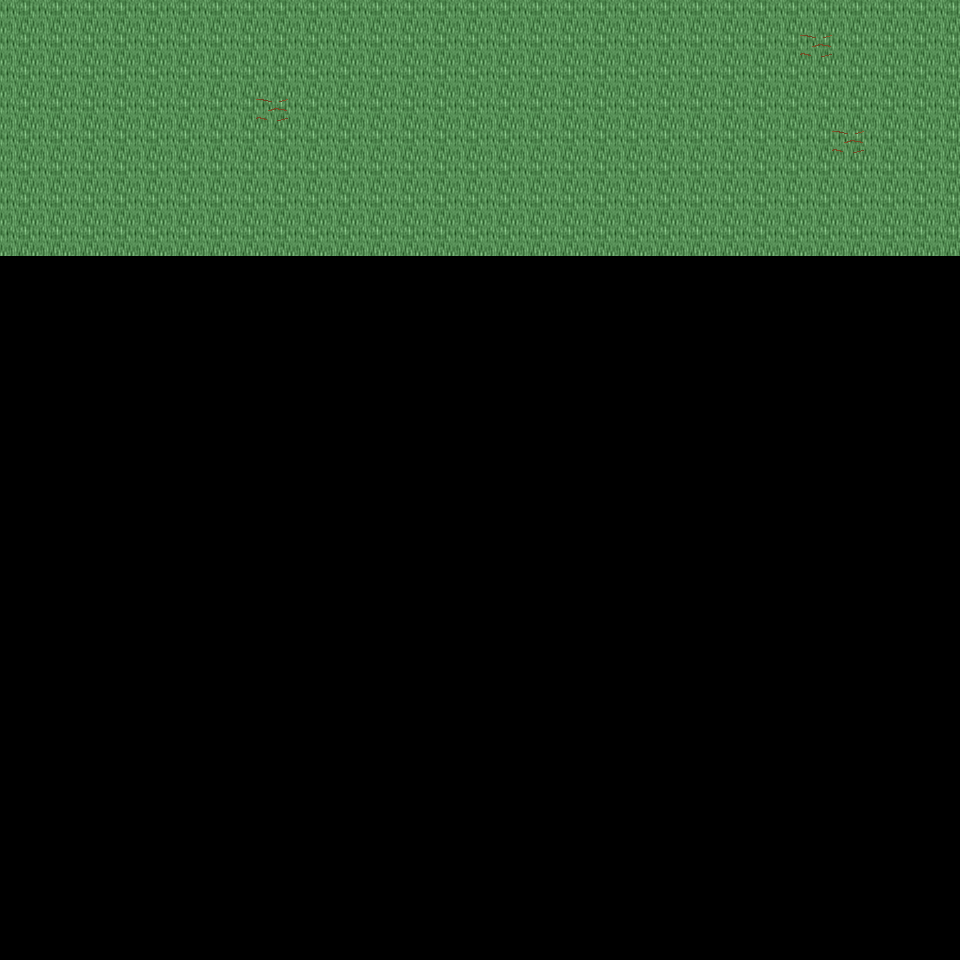

The image is a tile-based game level rendered from a .tmx file. Its description and source (layers, tilesets, objects; grid data summarised) follow:
An orthogonal 30x30 tile map with 32x32 px tiles, 6 tile layers (Ground, Object, Object2, Above, ...), 50 tilesets and 2 objects (2x mapExit).

<map version="1.0" orientation="orthogonal" renderorder="right-down" width="30" height="30" tilewidth="32" tileheight="32" nextobjectid="3">
  <tileset firstgid="1" name="tileset_ground_ground" tilewidth="32" tileheight="32" tilecount="33" columns="3">
    <image source="../drawable/tileset_ground_ground.png" width="96" height="352" />
  </tileset>
  <tileset firstgid="34" name="tileset_building_castle" tilewidth="32" tileheight="32" tilecount="320" columns="20">
    <image source="../drawable/tileset_building_castle.png" width="640" height="512" />
  </tileset>
  <tileset firstgid="354" name="tileset_furniture_carpet_carpets_2" tilewidth="32" tileheight="32" tilecount="20" columns="4">
    <image source="../drawable/tileset_furniture_carpet_carpets_2.png" width="128" height="160" />
  </tileset>
  <tileset firstgid="374" name="tileset_ground_indoor_tiles" tilewidth="32" tileheight="32" tilecount="8" columns="2">
    <image source="../drawable/tileset_ground_indoor_tiles.png" width="64" height="128" />
  </tileset>
  <tileset firstgid="382" name="tileset_building_entrance_int_iron_bars" tilewidth="32" tileheight="32" tilecount="12" columns="3">
    <image source="../drawable/tileset_building_entrance_int_iron_bars.png" width="96" height="128" />
  </tileset>
  <tileset firstgid="394" name="tileset_plant_bush_hedge" tilewidth="32" tileheight="32" tilecount="35" columns="5">
    <image source="../drawable/tileset_plant_bush_hedge.png" width="160" height="224" />
  </tileset>
  <tileset firstgid="429" name="tileset_building_church" tilewidth="32" tileheight="32" tilecount="56" columns="8">
    <image source="../drawable/tileset_building_church.png" width="256" height="224" />
  </tileset>
  <tileset firstgid="485" name="tileset_logic_collision" tilewidth="32" tileheight="32" tilecount="1" columns="1">
    <image source="../drawable/tileset_logic_collision.png" width="32" height="32" />
  </tileset>
  <tileset firstgid="486" name="tileset_logic_item_vegetable" tilewidth="32" tileheight="32" tilecount="16" columns="8">
    <image source="../drawable/tileset_logic_item_vegetable.png" width="256" height="64" />
  </tileset>
  <tileset firstgid="502" name="tileset_ground_rock_rocks" tilewidth="32" tileheight="32" tilecount="4" columns="2">
    <image source="../drawable/tileset_ground_rock_rocks.png" width="64" height="64" />
  </tileset>
  <tileset firstgid="506" name="tileset_item_corpse_huge_animal" tilewidth="32" tileheight="32" tilecount="16" columns="2">
    <image source="../drawable/tileset_item_corpse_huge_animal.png" width="64" height="256" />
  </tileset>
  <tileset firstgid="522" name="tileset_plant_tree_dead_tree_4" tilewidth="32" tileheight="32" tilecount="20" columns="4">
    <image source="../drawable/tileset_plant_tree_dead_tree_4.png" width="128" height="160" />
  </tileset>
  <tileset firstgid="542" name="tileset_logic_creature_undead" tilewidth="32" tileheight="32" tilecount="16" columns="8">
    <image source="../drawable/tileset_logic_creature_undead.png" width="256" height="64" />
  </tileset>
  <tileset firstgid="558" name="tileset_plant_tree_dead_tree_2" tilewidth="32" tileheight="32" tilecount="20" columns="4">
    <image source="../drawable/tileset_plant_tree_dead_tree_2.png" width="128" height="160" />
  </tileset>
  <tileset firstgid="578" name="tileset_item_gothic_headstone_2" tilewidth="32" tileheight="32" tilecount="3" columns="1">
    <image source="../drawable/tileset_item_gothic_headstone_2.png" width="32" height="96" />
  </tileset>
  <tileset firstgid="581" name="tileset_building_house_3" tilewidth="32" tileheight="32" tilecount="48" columns="6">
    <image source="../drawable/tileset_building_house_3.png" width="192" height="256" />
  </tileset>
  <tileset firstgid="629" name="tileset_object_scarecrow" tilewidth="32" tileheight="32" tilecount="2" columns="1">
    <image source="../drawable/tileset_object_scarecrow.png" width="32" height="64" />
  </tileset>
  <tileset firstgid="631" name="tileset_plant_tree_fall_trees" tilewidth="32" tileheight="32" tilecount="40" columns="8">
    <image source="../drawable/tileset_plant_tree_fall_trees.png" width="256" height="160" />
  </tileset>
  <tileset firstgid="671" name="tileset_logic_creature_undead_fallen" tilewidth="32" tileheight="32" tilecount="16" columns="8">
    <image source="../drawable/tileset_logic_creature_undead_fallen.png" width="256" height="64" />
  </tileset>
  <tileset firstgid="687" name="tileset_building_decoration_orbpedestal" tilewidth="32" tileheight="32" tilecount="2" columns="1">
    <image source="../drawable/tileset_building_decoration_orbpedestal.png" width="32" height="64" />
  </tileset>
  <tileset firstgid="689" name="tileset_ground_rock_rocks_3" tilewidth="32" tileheight="32" tilecount="16" columns="4">
    <image source="../drawable/tileset_ground_rock_rocks_3.png" width="128" height="128" />
  </tileset>
  <tileset firstgid="705" name="tileset_plant_tree_chestnut_tree" tilewidth="32" tileheight="32" tilecount="20" columns="4">
    <image source="../drawable/tileset_plant_tree_chestnut_tree.png" width="128" height="160" />
  </tileset>
  <tileset firstgid="725" name="tileset_plant_stump_hollow_logs" tilewidth="32" tileheight="32" tilecount="6" columns="3">
    <image source="../drawable/tileset_plant_stump_hollow_logs.png" width="96" height="64" />
  </tileset>
  <tileset firstgid="731" name="tileset_logic_creature_golem" tilewidth="32" tileheight="32" tilecount="4" columns="4">
    <image source="../drawable/tileset_logic_creature_golem.png" width="128" height="32" />
  </tileset>
  <tileset firstgid="735" name="tileset_ground_grass_edges" tilewidth="32" tileheight="32" tilecount="36" columns="12">
    <image source="../drawable/tileset_ground_grass_edges.png" width="384" height="96" />
  </tileset>
  <tileset firstgid="771" name="tileset_ground_grass_corners" tilewidth="32" tileheight="32" tilecount="24" columns="6">
    <image source="../drawable/tileset_ground_grass_corners.png" width="192" height="128" />
  </tileset>
  <tileset firstgid="795" name="tileset_ground_water_pool" tilewidth="32" tileheight="32" tilecount="72" columns="3">
    <image source="../drawable/tileset_ground_water_pool.png" width="96" height="768" />
  </tileset>
  <tileset firstgid="867" name="tileset_ground_earth_edges" tilewidth="32" tileheight="32" tilecount="18" columns="6">
    <image source="../drawable/tileset_ground_earth_edges.png" width="192" height="96" />
  </tileset>
  <tileset firstgid="885" name="tileset_logic_creature_ent" tilewidth="32" tileheight="32" tilecount="4" columns="4">
    <image source="../drawable/tileset_logic_creature_ent.png" width="128" height="32" />
  </tileset>
  <tileset firstgid="889" name="tileset_plant_leaves" tilewidth="32" tileheight="32" tilecount="8" columns="4">
    <image source="../drawable/tileset_plant_leaves.png" width="128" height="64" />
  </tileset>
  <tileset firstgid="897" name="tileset_object_well_hoist" tilewidth="32" tileheight="32" tilecount="9" columns="3">
    <image source="../drawable/tileset_object_well_hoist.png" width="96" height="96" />
  </tileset>
  <tileset firstgid="906" name="tileset_building_stairs_grey_stone_stairs_down" tilewidth="32" tileheight="32" tilecount="6" columns="3">
    <image source="../drawable/tileset_building_stairs_grey_stone_stairs_down.png" width="96" height="64" />
  </tileset>
  <tileset firstgid="912" name="tileset_ground_green_paving" tilewidth="32" tileheight="32" tilecount="18" columns="3">
    <image source="../drawable/tileset_ground_green_paving.png" width="96" height="192" />
  </tileset>
  <tileset firstgid="930" name="tileset_plant_tree_tree_darkgreen" tilewidth="32" tileheight="32" tilecount="88" columns="8">
    <image source="../drawable/tileset_plant_tree_tree_darkgreen.png" width="256" height="352" />
  </tileset>
  <tileset firstgid="1018" name="tileset_light_dim_light_7x5" tilewidth="32" tileheight="32" tilecount="35" columns="7">
    <image source="../drawable/tileset_light_dim_light_7x5.png" width="224" height="160" />
  </tileset>
  <tileset firstgid="1053" name="tileset_furniture_light_lamp_bronze" tilewidth="32" tileheight="32" tilecount="3" columns="1">
    <image source="../drawable/tileset_furniture_light_lamp_bronze.png" width="32" height="96" />
  </tileset>
  <tileset firstgid="1056" name="tileset_light_light_5x5" tilewidth="32" tileheight="32" tilecount="25" columns="5">
    <image source="../drawable/tileset_light_light_5x5.png" width="160" height="160" />
  </tileset>
  <tileset firstgid="1081" name="tileset_plant_tree_pine_tree" tilewidth="32" tileheight="32" tilecount="20" columns="4">
    <image source="../drawable/tileset_plant_tree_pine_tree.png" width="128" height="160" />
  </tileset>
  <tileset firstgid="1101" name="tileset_plant_tree_pine_tree_1" tilewidth="32" tileheight="32" tilecount="20" columns="4">
    <image source="../drawable/tileset_plant_tree_pine_tree_1.png" width="128" height="160" />
  </tileset>
  <tileset firstgid="1121" name="tileset_furniture_chair_bench_wooden" tilewidth="32" tileheight="32" tilecount="8" columns="2">
    <image source="../drawable/tileset_furniture_chair_bench_wooden.png" width="64" height="128" />
  </tileset>
  <tileset firstgid="1129" name="tileset_plant_flower_flowers_mixed" tilewidth="32" tileheight="32" tilecount="16" columns="4">
    <image source="../drawable/tileset_plant_flower_flowers_mixed.png" width="128" height="128" />
  </tileset>
  <tileset firstgid="1145" name="tileset_building_thatched_roof_cottage1" tilewidth="32" tileheight="32" tilecount="20" columns="4">
    <image source="../drawable/tileset_building_thatched_roof_cottage1.png" width="128" height="160" />
  </tileset>
  <tileset firstgid="1165" name="tileset_item_blood_floor_stain" tilewidth="32" tileheight="32" tilecount="1" columns="1">
    <image source="../drawable/tileset_item_blood_floor_stain.png" width="32" height="32" />
  </tileset>
  <tileset firstgid="1166" name="tileset_item_firewood" tilewidth="32" tileheight="32" tilecount="12" columns="3">
    <image source="../drawable/tileset_item_firewood.png" width="96" height="128" />
  </tileset>
  <tileset firstgid="1178" name="tileset_item_gothic_headstone_1" tilewidth="32" tileheight="32" tilecount="1" columns="1">
    <image source="../drawable/tileset_item_gothic_headstone_1.png" width="32" height="32" />
  </tileset>
  <tileset firstgid="1179" name="tileset_item_gothic_tiny_headstone" tilewidth="32" tileheight="32" tilecount="1" columns="1">
    <image source="../drawable/tileset_item_gothic_tiny_headstone.png" width="32" height="32" />
  </tileset>
  <tileset firstgid="1180" name="tileset_plant_mosses" tilewidth="32" tileheight="32" tilecount="16" columns="4">
    <image source="../drawable/tileset_plant_mosses.png" width="128" height="128" />
  </tileset>
  <tileset firstgid="1196" name="tileset_building_fence_wooden_brown_fence" tilewidth="32" tileheight="32" tilecount="42" columns="7">
    <image source="../drawable/tileset_building_fence_wooden_brown_fence.png" width="224" height="192" />
  </tileset>
  <tileset firstgid="1238" name="tileset_logic_creature_undead_skeleton" tilewidth="32" tileheight="32" tilecount="6" columns="6">
    <image source="../drawable/tileset_logic_creature_undead_skeleton.png" width="192" height="32" />
  </tileset>
  <tileset firstgid="1244" name="tileset_logic_creature_undead_specter" tilewidth="32" tileheight="32" tilecount="6" columns="6">
    <image source="../drawable/tileset_logic_creature_undead_specter.png" width="192" height="32" />
  </tileset>
  <layer name="Ground" width="30" height="30">
    <data>[900 cells, 240 non-empty, 1 distinct tile ids]</data>
  </layer>
  <layer name="Object" width="30" height="30">
    <data>[900 cells, 3 non-empty, 1 distinct tile ids]</data>
  </layer>
  <layer name="Object2" width="30" height="30">
    <data>[900 cells, 0 non-empty, 0 distinct tile ids]</data>
  </layer>
  <layer name="Above" width="30" height="30">
    <data>[900 cells, 0 non-empty, 0 distinct tile ids]</data>
  </layer>
  <layer name="Above2" width="30" height="30">
    <data>[900 cells, 0 non-empty, 0 distinct tile ids]</data>
  </layer>
  <layer name="Walkable" width="30" height="30">
    <data>[900 cells, 0 non-empty, 0 distinct tile ids]</data>
  </layer>
  <objectgroup name="MapEvents">
    <object id="1" name="north" type="mapExit" x="0" y="0" width="960" height="32">
      <properties>
        <property name="map" value="level_0_x221_y62" />
        <property name="x" value="0" />
        <property name="y" value="28" />
      </properties>
    </object>
    <object id="2" name="east" type="mapExit" x="928" y="0" width="32" height="960">
      <properties>
        <property name="map" value="level_0_x222_y63" />
        <property name="x" value="1" />
        <property name="y" value="0" />
      </properties>
    </object>
  </objectgroup>
</map>
